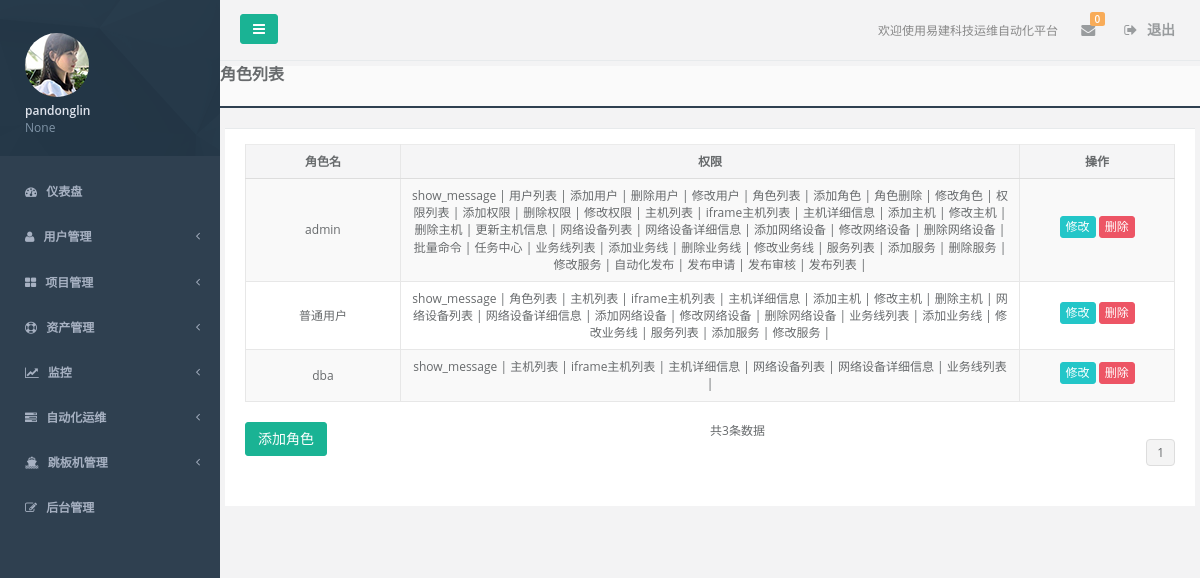
The page /accounts/role_list/ (signed in) on the database as committed earlier.
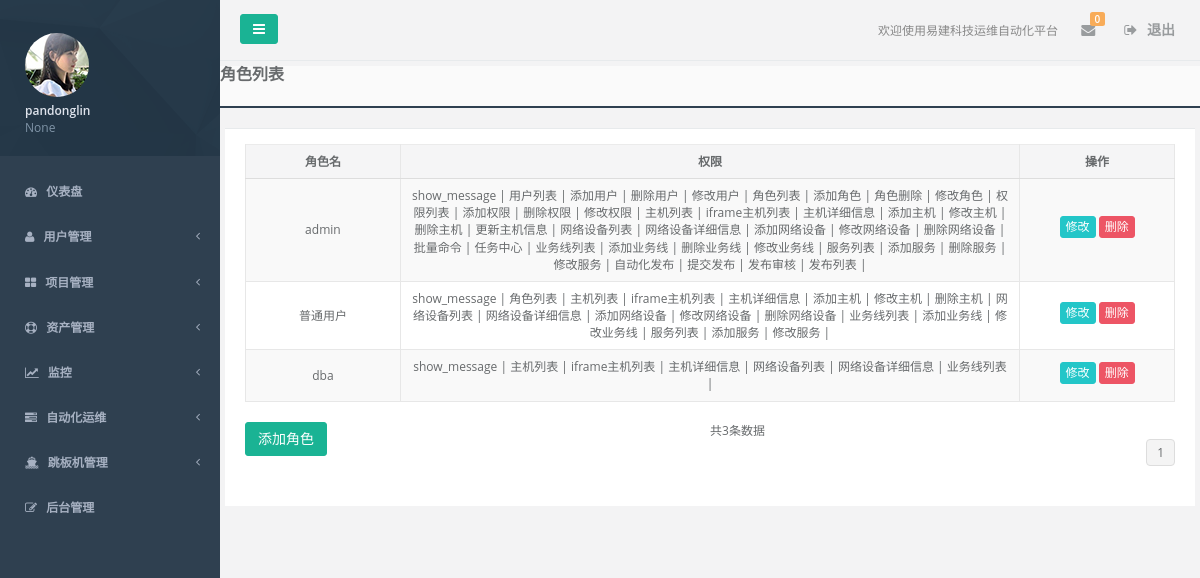
The same page on the database as committed later.
### accounts/models.py (models this page shows, shortened)
class Permission(models.Model):
    caption = models.CharField(max_length=32, verbose_name="权限描述")
    code = models.CharField(max_length=64, verbose_name="url权限")
    method = models.CharField(max_length=16, null=True, blank=True, verbose_name="请求方法")
    kwargs = models.CharField(max_length=128, null=True, blank=True, verbose_name="其他参数")  #同一个url的同一个请求方法的put，del进行判断
    class Meta:
        unique_together = ('code', 'method')
        verbose_name = "权限"
        verbose_name_plural = verbose_name

### accounts/views.py (the view)
@login_required
def role_list(request):
    role_obj = models.Role.objects.all()
    paginator = Paginator(role_obj, 10)
    page = request.GET.get('page')
    try:
        page_obj = paginator.page(page)
    except (InvalidPage, PageNotAnInteger):
        page_obj = paginator.page(1)
    except EmptyPage:
        page_obj = paginator.page(paginator.num_pages)
    return render(request, "accounts/role_list.html", locals())

### accounts/context_processors.py (called while the page is built)
def global_setting(request):
    return locals()

### pagination/templatetags/custom_pagination.py (called while the page is built, shortened)
@register.simple_tag
def guess_page(request, paginator_obj, loop_counter):
    abs_full_url = request.get_full_path()
    if "?page=" in abs_full_url:
        url = re.sub("page=\d+", "page=%s" % loop_counter, request.get_full_path())
    elif "?" in abs_full_url:
        url = "%s&page=%s" % (request.get_full_path(), loop_counter)
    else:
        url = "%s?page=%s" % (request.get_full_path(), loop_counter)
    if loop_counter == paginator_obj.number: #current page
        page_ele = '''<li class='active'><a href="{abs_url}">{page_num}</a></li>'''.format(abs_url=url,
                                                                                            page_num=loop_counter)
        return format_html(page_ele)

### templates/accounts/role_list.html (shortened to what this page needs)
{% extends 'base.html' %}
{% block content %}
    <div class="content-tabs">
        <h3><strong>角色列表</strong></h3>
    </div>
    <div class="wrapper wrapper-content animated fadeInRight">
        <div class="ibox float-e-margins row">
            <div class="ibox-content">
                <form class="form-horizontal" action="" method="post">
                    <div id="replace">
                        <table id="host_info" class="table table-striped table-bordered table-hover">
                            <thead>
                            <tr>
                                <th class="text-center col-sm-2">角色名</th>
                                <th class="text-center col-sm-8">权限</th>
                                <th class="text-center col-sm-2">操作</th>
                            </tr>
                            </thead>
                            <tbody>
                            {% for item in page_obj %}
                                <tr class="gradeX" id="{{ item.id }}">
                                    <td class="text-center"> {{ item.name }}</td>
                                    <td class="text-center">
                                        {% for i in item.perm.all %}
                                            {{ i.caption }} |
                                        {% endfor %}
                                    </td>
                                    <td class="text-center">
                                        <a href="{% url 'role_update' item.id %}" class="btn btn-xs btn-info"
                                           target="_blank">修改</a>
                                        <button type="button" class="btn btn-xs btn-danger demo3">删除</button>
                                    </td>
                                </tr>
                            {% endfor %}
                            </tbody>
                        </table>
                        <div class="row">
                            <span> 共{{ paginator.count }}条数据</span>
                            <div class="col-sm-6">
                                <div id="role_list">
                                    <a href="{% url 'role_add' %}" class="btn btn-primary">添加角色</a>
                                </div>
                            </div>
                            {% include 'pagination/cust_pagination.html' %}
                        </div>
                    </div>
                </form>
            </div>
        </div>
    </div>
{% endblock %}

Rows that differ between the two databases and show on the page:
changed Permission: caption "发布申请" → "提交发布"
